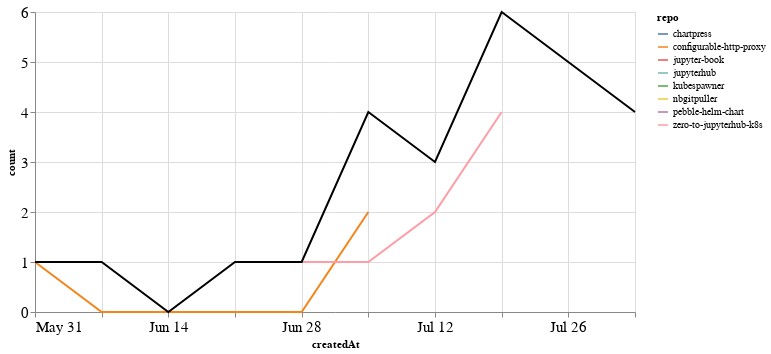

Notebook source saved alongside this figure:
### Markdown cell above
## PRs

### Code cell
prs_time = prs.groupby('repo').resample('W', on='createdAt').count()['author'].reset_index()
prs_time = prs_time.rename(columns={'author': 'count'})
prs_time_total = prs_time.groupby('createdAt').agg({"count": "sum"}).reset_index()

ch1 = alt.Chart(prs_time, width=600).mark_line().encode(
    x='createdAt',
    y='count',
    color='repo',
    tooltip="repo"
)

ch2 = alt.Chart(prs_time_total, width=600).mark_line(color="black").encode(
    x='createdAt',
    y='count',
)

ch1 + ch2

### Figure 1 — Vega-Lite specification as saved in the notebook (floating-point values rounded to 4 significant figures)
{"config": {"axisLeft": {"labelFontSize": 15}, "axisBottom": {"labelFontSize": 15}}, "layer": [{"data": {"name": "data-54a5f5481f750354f1633ef1efa2b23d"}, "mark": "line", "encoding": {"color": {"type": "nominal", "field": "repo"}, "tooltip": {"type": "nominal", "field": "repo"}, "x": {"type": "temporal", "field": "createdAt"}, "y": {"type": "quantitative", "field": "count"}}, "width": 600}, {"data": {"name": "data-74d094bda1b6f97c89fbd5286fb83681"}, "mark": {"type": "line", "color": "black"}, "encoding": {"x": {"type": "temporal", "field": "createdAt"}, "y": {"type": "quantitative", "field": "count"}}, "width": 600}], "$schema": "https://vega.github.io/schema/vega-lite/v4.8.1.json", "datasets": {"data-54a5f5481f750354f1633ef1efa2b23d": [{"repo": "chartpress", "createdAt": "2020-07-19T00:00:00", "count": 1}, {"repo": "configurable-http-proxy", "createdAt": "2020-05-31T00:00:00", "count": 1}, {"repo": "configurable-http-proxy", "createdAt": "2020-06-07T00:00:00", "count": 0}, {"repo": "configurable-http-proxy", "createdAt": "2020-06-14T00:00:00", "count": 0}, {"repo": "configurable-http-proxy", "createdAt": "2020-06-21T00:00:00", "count": 0}, {"repo": "configurable-http-proxy", "createdAt": "2020-06-28T00:00:00", "count": 0}, {"repo": "configurable-http-proxy", "createdAt": "2020-07-05T00:00:00", "count": 2}, {"repo": "jupyter-book", "createdAt": "2020-07-12T00:00:00", "count": 1}, {"repo": "jupyterhub", "createdAt": "2020-07-05T00:00:00", "count": 1}, {"repo": "kubespawner", "createdAt": "2020-07-19T00:00:00", "count": 1}, {"repo": "nbgitpuller", "createdAt": "2020-08-02T00:00:00", "count": 4}, {"repo": "pebble-helm-chart", "createdAt": "2020-06-07T00:00:00", "count": 1}, {"repo": "zero-to-jupyterhub-k8s", "createdAt": "2020-06-21T00:00:00", "count": 1}, {"repo": "zero-to-jupyterhub-k8s", "createdAt": "2020-06-28T00:00:00", "count": 1}, {"repo": "zero-to-jupyterhub-k8s", "createdAt": "2020-07-05T00:00:00", "count": 1}, {"repo": "zero-to-jupyterhub-k8s", "createdAt": "2020-07-12T00:00:00", "count": 2}, {"repo": "zero-to-jupyterhub-k8s", "createdAt": "2020-07-19T00:00:00", "count": 4}], "data-74d094bda1b6f97c89fbd5286fb83681": [{"createdAt": "2020-05-31T00:00:00", "count": 1}, {"createdAt": "2020-06-07T00:00:00", "count": 1}, {"createdAt": "2020-06-14T00:00:00", "count": 0}, {"createdAt": "2020-06-21T00:00:00", "count": 1}, {"createdAt": "2020-06-28T00:00:00", "count": 1}, {"createdAt": "2020-07-05T00:00:00", "count": 4}, {"createdAt": "2020-07-12T00:00:00", "count": 3}, {"createdAt": "2020-07-19T00:00:00", "count": 6}, {"createdAt": "2020-08-02T00:00:00", "count": 4}]}}
